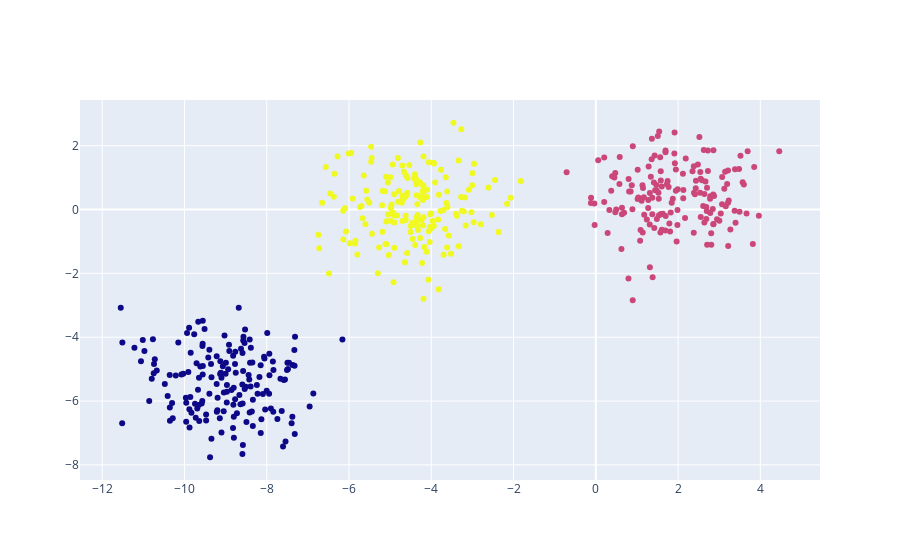

Notebook code for this chart:
### Code cell
fig = go.Figure()
fig.add_scatter(x = X[:, 0],
                y = X[:, 1], 
                mode = 'markers', 
                marker_color = y_predict)

### Figure 1 — Plotly figure (JSON) as saved in the notebook; plotly's stock layout.template omitted (floating-point values rounded to 4 significant figures; data arrays with more than 128 entries replaced by an {"elided": "..."} marker saying what was removed)
{"data": [{"marker": {"color": {"elided": "500 int values"}}, "mode": "markers", "type": "scatter", "x": {"elided": "500 float values"}, "y": {"elided": "500 float values"}}], "layout": {}}
